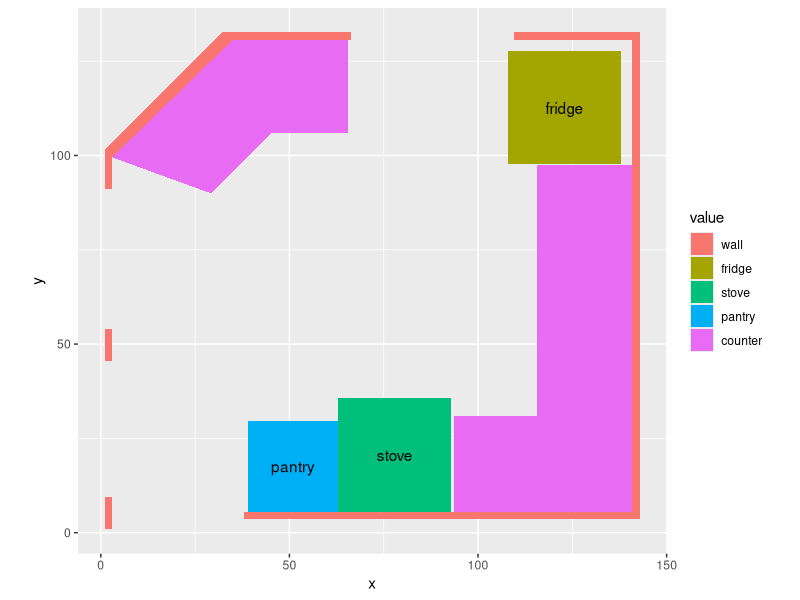

Here is the R script that generated this plot:
# Draw kitchen floorplan with ggplot2
# bottom left corner (starting point) at (1,1).

library("ggplot2")
cut   <- 44    # width in inches of 45-degree cut into kitchen (wall 2).
thk   <- 2     # wall thickness, for drawing purposes.
cwd   <- 25.25 # counter depth all the way to wall, including raised part.
frw   <- 3     # fridge clearance from the 2 walls

# walls

# vertical shapes for wall 1, facing front door:
# two cutouts for total width of pantry door (35 in) 
# and kitchen's front door (37 in) where total width
# is measured including the width of the millwork.
x1  <- rep(c(1,1+thk),each=2)
y1  <- c(c(1,1+8.5),c(1+8.5,1))
x2  <- x1
y2  <- y1 + 1 + 8.5 + 35
x3  <- x1
y3  <- y1 + 1 + 8.5 + 35 + 8.5 + 37

# triangular shape connecting wall 1 to wall 2
x4   <- c(1,1,1+thk)
y4   <- c(y3[2],y3[2]+thk,y3[2])

# wall 2
x5   <- c(1,1+sqrt(cut^2/2),1+sqrt(cut^2/2)+sqrt(2*thk^2),1+thk)
y5   <- c(y4[2],y4[2]+sqrt(cut^2/2),y4[1]+sqrt(cut^2/2),y4[1])

# triangular shape connecting wall 2 to wall 3
x6   <- c(x5[2],x5[3],x5[3])
y6   <- c(y5[2],y5[2],y5[3])

# wall 3, facing dining area
x7   <- rep(c(x6[2],x6[2]+31.5),each=2)
y7   <- c(c(y6[3],y6[2]),c(y6[2],y6[3]))
x8   <- x7 + 31.5+43
y8   <- y7

# wall 4, with kitchen window
x9   <- rep(c(x8[4],x8[4]+thk),each=2)
y9   <- c(y8[2],y8[2]-(5*12+65+thk),y8[2]-(5*12+65+thk),y8[2])

# wall 5, behind the stove
x10  <- c(rep(x9[1] - (25+66+12),2),rep(x9[4],2))
y10  <- c(y9[2],y9[2]-thk,y9[2]-thk,y9[2])

# bottom layer: fridge, stove, countertops.

# fridge
x11  <- rep(c(x9[4]-thk-frw,x9[4]-thk-frw-30),each=2)
y11  <- c(y9[4]-thk-frw,y9[4]-thk-frw-30,y9[4]-thk-frw-30,y9[4]-thk-frw)

# stove
x12  <- rep(c(x9[4]-thk-4*12,x9[4]-thk-4*12-30),each=2)
y12  <- c(y10[1],y10[1]+30,y10[1]+30,y10[1])

# pantry
x13  <- rep(c(x12[4]-24,x12[4]),each=2)
y13  <- c(y10[1],y10[1]+24,y10[1]+24,y10[1])

# The counter with kitchen sink (along walls 4 and 5 between fridge and stove)
# is L-shaped. Leave .25in clearance between counter end and fridge.
x14  <- rep(c(x9[1]-cwd,x9[1]),each=2)
y14  <- c(y10[1],y11[2]-.25,y11[2]-.25,y10[1])
x15  <- rep(c(x14[1]-22,x14[1]),each=2)
y15  <- c(y14[1],y14[1]+cwd,y14[1]+cwd,y14[1])   

# The odd-shaped counter is made up of an equilateral trapeze (1) and
# a right trapezoid (2). The angles of (1) are (65, 65, 115, 115) 
# and the angles of (2) are (65, 90, 90, 115).

# length of the side that's toward the door: 2-step Pythagoras.
c1 <- cwd * tan(25*pi/180) # c as in short cathetus
h1 <- sqrt(c1^2+cwd^2)     # h as in hypothenuse
# angle between h1 and third segment of first wall
a0 <- 90 + 45 - 65
# ratio of the two catheti
r0 <- tan(a0*pi/180)
c0 <- sqrt(h1^2/(1+r0^2))

# These are the (x,y) coordinates of the first obtuse angle of trapeze (1),
# the you'd brush against if you came into the kitchen through its front 
# door and for some reason you decided to veer left. Where Joe's bowls are.
x0 <- c(x3[3]+c0*r0, NA)
y0 <- c(y3[3]-c0,NA)
# The shorter end of the trapeze is parallel to the 45-degree wall, so
# for the (x,y) coordinates of the second obtuse angle you just need
# the measured length of this shorter end, which is 22.5 inches.
x0[2] <- x0[1]+sqrt(22.5^2/2)
y0[2] <- y0[1]+sqrt(22.5^2/2)
# Now the whole shebang
x16 <- c(x5[4],x0,x5[3])
y16 <- c(y5[4],y0,y5[3])

# Now for the right trapezoid (2):
# The measured sharp angle of 65 can't be right if the walls
# are perfectly straight as plotted here. If wall 2 is at
# a 45-degree angle, then the wide sides of it each are
# 45 + 90 degrees, so the sharp angle of the trapezoid
# (2) should be 45 + 90 - 65 = 70, which would mean that
# the wide angle is 180 - 70 = 110 degrees: not the same 
# 65 / 115 that comes out in actual measurements. But
# the 65 / 115 symmetry between the left side of (2)
# and the right side of (1) is what guarantees that the 
# two chunks of counter have the same depth cwd. If you 
# instead trust the calculated 70 / 110 angles for (2)
# you get a counter (2) that is shallower than cwd: the
# difference y17[3]-y17[2] works out to 24.73 inches.
# Evidently my walls aren't straight. 
x17 <- c(x16[3],rep(x16[3]+20.5,2),x16[4])
y17 <- c(y16[3],y16[3],y16[4],y16[4])

# Now the footprint of the drywall fill work overhead:
# GOT HERE!

# filler color for walls vs. counters vs. appliances
values <- data.frame(
   id = c(1:17),
   value = factor(c(rep(3,10),4,5,6,rep(7,4)),
                  labels=c('wall','fridge','stove','pantry','counter'))
)

pos <- data.frame(id=c(rep(c(1:3),each = 4),
                       rep(4,3),rep(5,4),
                       rep(6,3),rep(c(7:17),each=4)),
                  x=c(x1,x2,x3,x4,x5,x6,x7,x8,x9,x10,x11,x12,x13,x14,x15,x16,x17),
                  y=c(y1,y2,y3,y4,y5,y6,y7,y8,y9,y10,y11,y12,y13,y14,y15,y16,y17))

pos <- merge(pos,values)

pic <- ggplot() + geom_polygon(data=pos, mapping=aes(x=x, y=y, group=id, fill=value)) + 
   annotate(geom='text', x=(x11[1]+x11[3])/2, y=(y11[1]+y11[3])/2, label="fridge") + 
   annotate(geom='text', x=(x12[1]+x12[3])/2, y=(y12[1]+y12[3])/2, label="stove") +
   annotate(geom='text', x=(x13[1]+x13[3])/2, y=(y13[1]+y13[3])/2, label="pantry") +
   coord_fixed()

